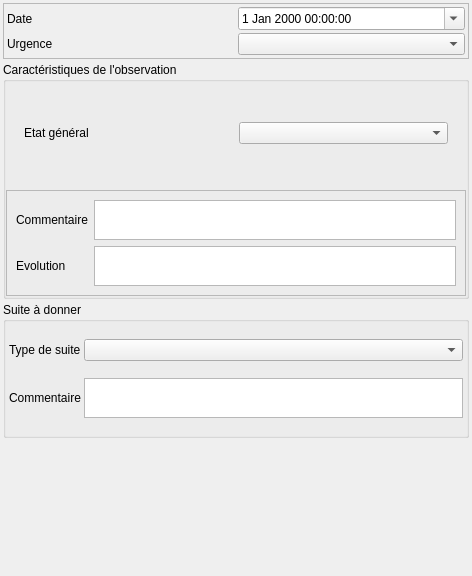
<?xml version="1.0" encoding="UTF-8"?>
<ui version="4.0">
 <class>Form</class>
 <widget class="QWidget" name="Form">
  <property name="geometry">
   <rect>
    <x>0</x>
    <y>0</y>
    <width>472</width>
    <height>576</height>
   </rect>
  </property>
  <property name="windowTitle">
   <string>Form</string>
  </property>
  <layout class="QVBoxLayout" name="verticalLayout">
   <property name="spacing">
    <number>3</number>
   </property>
   <property name="leftMargin">
    <number>3</number>
   </property>
   <property name="topMargin">
    <number>3</number>
   </property>
   <property name="rightMargin">
    <number>3</number>
   </property>
   <property name="bottomMargin">
    <number>3</number>
   </property>
   <item>
    <widget class="QFrame" name="frame">
     <property name="frameShape">
      <enum>QFrame::StyledPanel</enum>
     </property>
     <property name="frameShadow">
      <enum>QFrame::Raised</enum>
     </property>
     <layout class="QGridLayout" name="gridLayout_3">
      <property name="leftMargin">
       <number>3</number>
      </property>
      <property name="topMargin">
       <number>3</number>
      </property>
      <property name="rightMargin">
       <number>3</number>
      </property>
      <property name="bottomMargin">
       <number>3</number>
      </property>
      <property name="spacing">
       <number>3</number>
      </property>
      <item row="0" column="0">
       <widget class="QLabel" name="label">
        <property name="text">
         <string>Date</string>
        </property>
       </widget>
      </item>
      <item row="1" column="0">
       <widget class="QLabel" name="label_5">
        <property name="text">
         <string>Urgence</string>
        </property>
       </widget>
      </item>
      <item row="1" column="1">
       <widget class="QComboBox" name="comboBox_urgence"/>
      </item>
      <item row="0" column="1">
       <widget class="QDateTimeEdit" name="dateTimeEdit">
        <property name="calendarPopup">
         <bool>true</bool>
        </property>
       </widget>
      </item>
     </layout>
    </widget>
   </item>
   <item>
    <widget class="QGroupBox" name="groupBox_2">
     <property name="title">
      <string>Caractéristiques de l'observation</string>
     </property>
     <layout class="QVBoxLayout" name="verticalLayout_4">
      <property name="leftMargin">
       <number>0</number>
      </property>
      <property name="topMargin">
       <number>0</number>
      </property>
      <property name="rightMargin">
       <number>0</number>
      </property>
      <property name="bottomMargin">
       <number>0</number>
      </property>
      <item>
       <widget class="QStackedWidget" name="stackedWidget">
        <property name="currentIndex">
         <number>2</number>
        </property>
        <widget class="QWidget" name="page_infralin">
         <layout class="QGridLayout" name="gridLayout" columnstretch="0">
          <property name="leftMargin">
           <number>3</number>
          </property>
          <property name="topMargin">
           <number>3</number>
          </property>
          <property name="rightMargin">
           <number>3</number>
          </property>
          <property name="bottomMargin">
           <number>3</number>
          </property>
          <property name="spacing">
           <number>3</number>
          </property>
          <item row="1" column="0">
           <widget class="QStackedWidget" name="stackedWidget_4">
            <widget class="QWidget" name="page">
             <layout class="QGridLayout" name="gridLayout_7">
              <item row="0" column="0">
               <widget class="QLabel" name="label_2">
                <property name="text">
                 <string>Nombre</string>
                </property>
               </widget>
              </item>
              <item row="0" column="2">
               <widget class="QSpinBox" name="spinBox_nombre">
                <property name="minimum">
                 <number>-1</number>
                </property>
                <property name="maximum">
                 <number>999999</number>
                </property>
               </widget>
              </item>
              <item row="0" column="3">
               <widget class="QToolButton" name="toolButton_calc_nb">
                <property name="text">
                 <string/>
                </property>
                <property name="icon">
                 <iconset>
                  <normaloff>:/plugins/Lamia/icons/numpad.png</normaloff>:/plugins/Lamia/icons/numpad.png</iconset>
                </property>
               </widget>
              </item>
             </layout>
            </widget>
            <widget class="QWidget" name="page_9">
             <layout class="QGridLayout" name="gridLayout_8">
              <item row="0" column="0">
               <widget class="QLabel" name="label_13">
                <property name="text">
                 <string>Etat cable</string>
                </property>
               </widget>
              </item>
              <item row="0" column="1">
               <widget class="QComboBox" name="comboBox_etatgen"/>
              </item>
             </layout>
            </widget>
            <widget class="QWidget" name="page_2"/>
           </widget>
          </item>
         </layout>
        </widget>
        <widget class="QWidget" name="page_node">
         <layout class="QVBoxLayout" name="verticalLayout_3">
          <property name="spacing">
           <number>3</number>
          </property>
          <property name="leftMargin">
           <number>3</number>
          </property>
          <property name="topMargin">
           <number>3</number>
          </property>
          <property name="rightMargin">
           <number>3</number>
          </property>
          <property name="bottomMargin">
           <number>3</number>
          </property>
          <item>
           <widget class="QStackedWidget" name="stackedWidget_3">
            <property name="currentIndex">
             <number>1</number>
            </property>
            <widget class="QWidget" name="page_6">
             <layout class="QGridLayout" name="gridLayout_6">
              <item row="1" column="1">
               <widget class="QComboBox" name="comboBox_etatraccordement"/>
              </item>
              <item row="0" column="0">
               <widget class="QLabel" name="label_9">
                <property name="text">
                 <string>Etat suppport</string>
                </property>
                <property name="wordWrap">
                 <bool>true</bool>
                </property>
               </widget>
              </item>
              <item row="0" column="1">
               <widget class="QComboBox" name="comboBox_etatsupport"/>
              </item>
              <item row="1" column="0">
               <widget class="QLabel" name="label_10">
                <property name="text">
                 <string>Etat du raccordement</string>
                </property>
                <property name="wordWrap">
                 <bool>true</bool>
                </property>
               </widget>
              </item>
              <item row="2" column="0">
               <widget class="QLabel" name="label_14">
                <property name="text">
                 <string>Etat de la crosse</string>
                </property>
                <property name="wordWrap">
                 <bool>true</bool>
                </property>
               </widget>
              </item>
              <item row="2" column="1">
               <widget class="QComboBox" name="comboBox_etatcrosse"/>
              </item>
             </layout>
            </widget>
            <widget class="QWidget" name="page_7"/>
           </widget>
          </item>
         </layout>
        </widget>
        <widget class="QWidget" name="page_eqp">
         <layout class="QVBoxLayout" name="verticalLayout_2">
          <item>
           <widget class="QStackedWidget" name="stackedWidget_2">
            <property name="currentIndex">
             <number>0</number>
            </property>
            <widget class="QWidget" name="page_4">
             <layout class="QGridLayout" name="gridLayout_2">
              <item row="0" column="0">
               <widget class="QLabel" name="label_3">
                <property name="text">
                 <string>Etat général</string>
                </property>
               </widget>
              </item>
              <item row="0" column="1">
               <widget class="QComboBox" name="comboBox_etatgen2"/>
              </item>
             </layout>
            </widget>
            <widget class="QWidget" name="page_8"/>
           </widget>
          </item>
         </layout>
        </widget>
       </widget>
      </item>
      <item>
       <widget class="QFrame" name="frame_2">
        <property name="frameShape">
         <enum>QFrame::StyledPanel</enum>
        </property>
        <property name="frameShadow">
         <enum>QFrame::Raised</enum>
        </property>
        <layout class="QGridLayout" name="gridLayout_5">
         <item row="0" column="0">
          <widget class="QLabel" name="label_7">
           <property name="text">
            <string>Commentaire</string>
           </property>
          </widget>
         </item>
         <item row="0" column="1">
          <widget class="QTextEdit" name="textEdit_comm">
           <property name="sizePolicy">
            <sizepolicy hsizetype="Expanding" vsizetype="Expanding">
             <horstretch>0</horstretch>
             <verstretch>0</verstretch>
            </sizepolicy>
           </property>
           <property name="maximumSize">
            <size>
             <width>16777215</width>
             <height>40</height>
            </size>
           </property>
          </widget>
         </item>
         <item row="1" column="0">
          <widget class="QLabel" name="label_6">
           <property name="text">
            <string>Evolution</string>
           </property>
          </widget>
         </item>
         <item row="1" column="1">
          <widget class="QTextEdit" name="textEdit_evolution">
           <property name="sizePolicy">
            <sizepolicy hsizetype="Expanding" vsizetype="Expanding">
             <horstretch>0</horstretch>
             <verstretch>0</verstretch>
            </sizepolicy>
           </property>
           <property name="maximumSize">
            <size>
             <width>16777215</width>
             <height>40</height>
            </size>
           </property>
          </widget>
         </item>
        </layout>
       </widget>
      </item>
     </layout>
    </widget>
   </item>
   <item>
    <widget class="QGroupBox" name="groupBox">
     <property name="title">
      <string>Suite à donner</string>
     </property>
     <layout class="QGridLayout" name="gridLayout_4">
      <property name="leftMargin">
       <number>3</number>
      </property>
      <property name="topMargin">
       <number>3</number>
      </property>
      <property name="rightMargin">
       <number>3</number>
      </property>
      <property name="bottomMargin">
       <number>3</number>
      </property>
      <property name="spacing">
       <number>3</number>
      </property>
      <item row="1" column="0">
       <widget class="QLabel" name="label_8">
        <property name="text">
         <string>Commentaire</string>
        </property>
       </widget>
      </item>
      <item row="0" column="1">
       <widget class="QComboBox" name="comboBox_typesuite"/>
      </item>
      <item row="1" column="1">
       <widget class="QTextEdit" name="textEdit_suite">
        <property name="sizePolicy">
         <sizepolicy hsizetype="Expanding" vsizetype="Expanding">
          <horstretch>0</horstretch>
          <verstretch>0</verstretch>
         </sizepolicy>
        </property>
        <property name="maximumSize">
         <size>
          <width>16777215</width>
          <height>40</height>
         </size>
        </property>
       </widget>
      </item>
      <item row="0" column="0">
       <widget class="QLabel" name="label_4">
        <property name="text">
         <string>Type de suite</string>
        </property>
       </widget>
      </item>
     </layout>
    </widget>
   </item>
   <item>
    <spacer name="verticalSpacer">
     <property name="orientation">
      <enum>Qt::Vertical</enum>
     </property>
     <property name="sizeHint" stdset="0">
      <size>
       <width>20</width>
       <height>40</height>
      </size>
     </property>
    </spacer>
   </item>
  </layout>
 </widget>
 <resources/>
 <connections/>
</ui>
